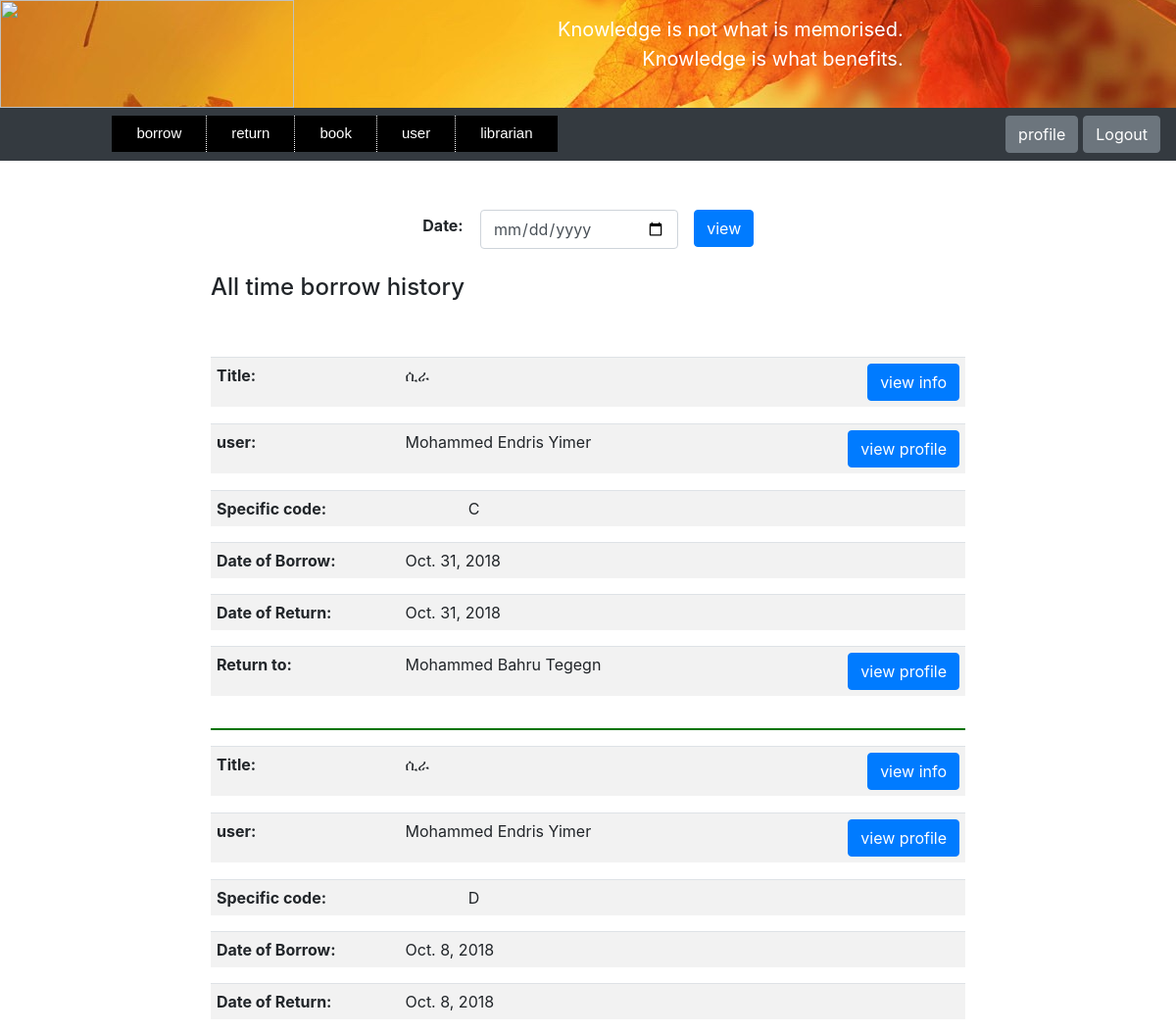
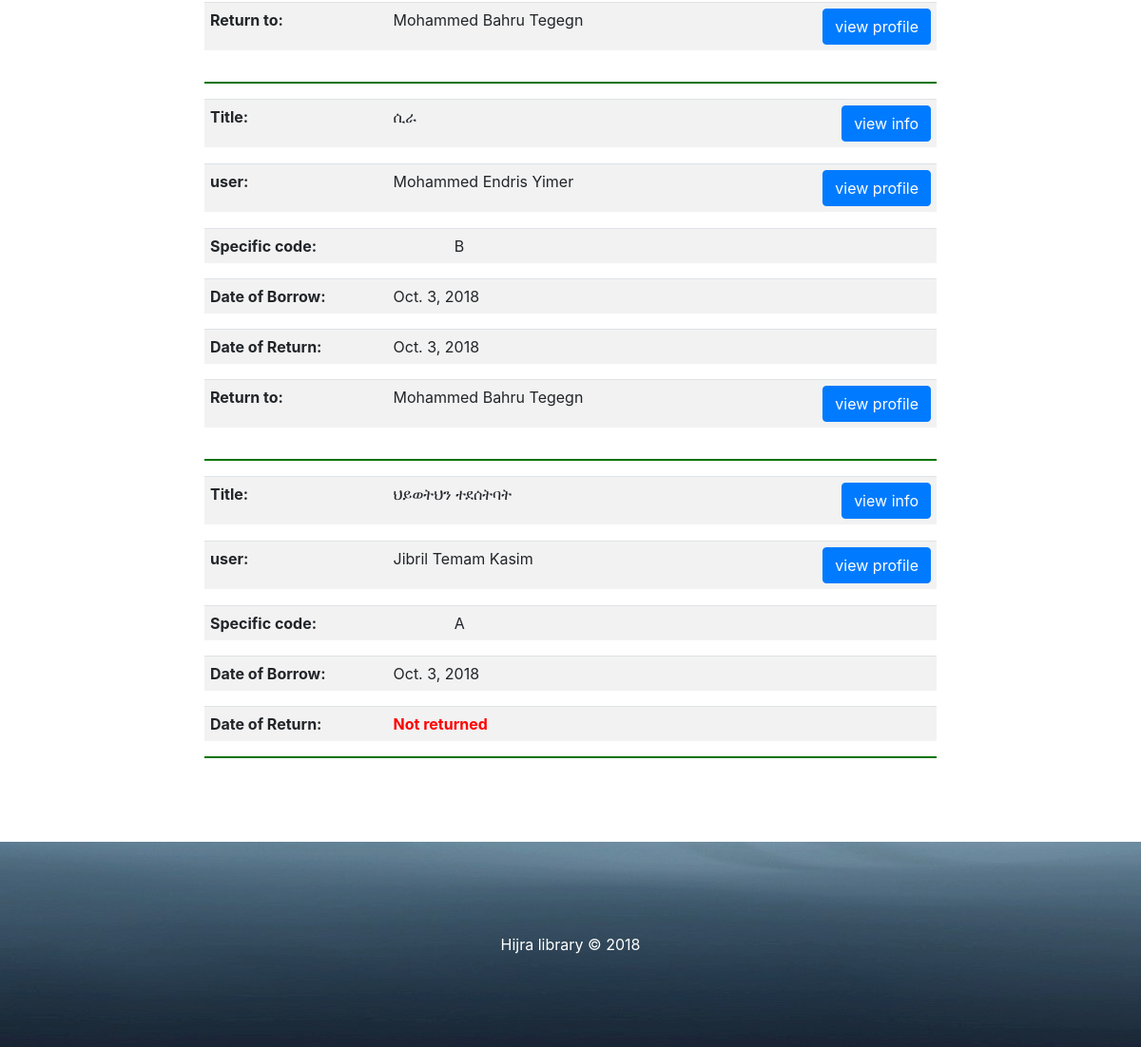
The page /view-book-borrow-by-librarian/ (signed in) on the database its author committed (2 pictures, top to bottom).
### store/models.py (models this page shows, shortened)
class Borrow(models.Model):
    user = models.ForeignKey(User, on_delete=models.CASCADE)
    book = models.ForeignKey(Book, on_delete=models.CASCADE)
    librarian = models.ForeignKey(Librarian, on_delete=models.CASCADE, null=True, blank=True,
                                  related_name='borrow_librarian')
    specific_code = models.CharField(max_length=200)
    borrow_date = models.DateField()
    return_date = models.DateField(blank=True, null=True)
    return_to = models.ForeignKey(Librarian, on_delete=models.CASCADE, null=True, blank=True,
                                  related_name='return_librarian')

class Book(models.Model):
    code = models.CharField(max_length=200, unique=True)
    title = models.CharField(max_length=200)
    author = models.CharField(max_length=200)
    pub_year = models.PositiveSmallIntegerField(null=True, blank=True)
    category = models.ForeignKey(Category, on_delete=models.CASCADE, null=True, blank=True)
    description = models.TextField(blank=True)
    page = models.PositiveIntegerField()
    amount = models.PositiveIntegerField(default=1)
    specific_code = CollectionField(sort=True, unique_items=True, collection_type=set)
    borrow_specific_code = CollectionField(sort=True, unique_items=True, collection_type=set, blank=True)
    image = models.ImageField(upload_to='', blank=True, default='book.png')
    register_date = models.DateField()
    class Meta:
        unique_together = ('title', 'author', 'page')
    def image_tag(self):
        return mark_safe('<img src="%s" width="150" height="150"/>' % self.image.url)
    image_tag.short_description = 'Image'
    image_tag.allow_tags = True

class User(models.Model):
    user_id = models.CharField(max_length=200, blank=True, unique=True)
    name = models.CharField(max_length=200, help_text='Enter user Name')
    middle_name = models.CharField(max_length=200)
    last_name = models.CharField(max_length=200)
    phone_regex = RegexValidator(
        regex=r'^\+?1?\d{10,15}$',
        message='Phone number must be entered in the format : 0987654321 or +251987654321 up to 15 digits allowed'
    )
    phone = models.CharField(validators=[phone_regex], max_length=15)
    year = models.PositiveSmallIntegerField(blank=True, null=True, default=0)
    department = models.CharField(max_length=200, null=True, blank=True)
    email = models.EmailField(blank=True)
    password_regex = RegexValidator(
        regex=r'^\S{6,1024}',
        message='password must be at least 6 character'
    )
    password = models.CharField(validators=[password_regex], max_length=1024)
    password_hint = models.CharField(max_length=200, blank=True)
    sex = models.CharField(max_length=200, choices=(('male', 'male'), ('female', 'female')))
    photo = models.ImageField(blank=True, default='null.png')
    register_date = models.DateField()
    def image_tag(self):
        return mark_safe('<img src="%s" width="150" height="150"/>' % self.photo.url)
    image_tag.short_description = 'Photo'
    image_tag.allow_tags = True

class Librarian(models.Model):
    librarian_id = models.CharField(max_length=200, blank=True, unique=True)
    name = models.CharField(max_length=200)
    middle_name = models.CharField(max_length=200)
    last_name = models.CharField(max_length=200)
    phone_regex = RegexValidator(
        regex=r'^\+?1?\d{10,15}$',
        message='Phone number must be entered in the format : 0987654321 or +251987654321 up to 15 digits allowed'
    )
    phone = models.CharField(validators=[phone_regex], max_length=15)
    year = models.PositiveSmallIntegerField(blank=True, null=True, default=0)
    department = models.CharField(max_length=200, null=True, blank=True)
    email = models.EmailField(blank=True)
    password_regex = RegexValidator(
        regex=r'^\S{6,1024}',
        message='password must be at least 6 character'
    )
    password = models.CharField(validators=[password_regex], max_length=1024)
    password_hint = models.CharField(max_length=200, blank=True)
    sex = models.CharField(max_length=200, choices=(('male', 'male'), ('female', 'female')))
    photo = models.ImageField(blank=True, default='null.png')
    register_date = models.DateField()
    def image_tag(self):
        return mark_safe('<img src="%s" width="150" height="150"/>' % self.photo.url)
    image_tag.short_description = 'Photo'
    image_tag.allow_tags = True

### store/views.py (the view)
# urls.py: path('view-book-borrow-by-librarian/', views.view_book_borrow_by_librarian, name='view_book_borrow_by_librarian'),
def view_book_borrow_by_librarian(request):
    librarian_id = request.session.get('librarian_auth')
    if not librarian_id:
        raise Http404("You are not Logged in")
    librarian = Librarian.objects.get(librarian_id=librarian_id)
    if request.method == "POST":
        form = DateSearchEngine(request.POST)
        if form.is_valid():
            date = request.POST.get('search_date')
            borrow = Borrow.objects.filter(borrow_date=date, librarian=librarian)
            for i in borrow:
                i.book.photo = "Images/" + str(i.book.image)
                i.user.image = "Images/" + str(i.user.photo)
                if i.return_to:
                    i.return_to.image = "Images/" + str(i.return_to.photo)
                    i.delete_borrow = 'false'
                elif i.borrow_date == datetime.now().date():
                    i.delete_borrow = 'true'
                else:
                    i.delete_borrow = 'false'
            return render(request, 'webpages/view_book_borrow_by_librarian.html',
                          {'form': form, 'borrow': borrow, 'date': date})
        return render(request, 'webpages/view_book_borrow_by_librarian.html', {'form': form, 'date': None})
    else:
        form = DateSearchEngine()
        borrow = Borrow.objects.filter(librarian=librarian).order_by('borrow_date').reverse()
        for i in borrow:
            i.book.photo = "Images/" + str(i.book.image)
            i.user.image = "Images/" + str(i.user.photo)
            if i.return_to:
                i.return_to.image = "Images/" + str(i.return_to.photo)
                i.delete_borrow = 'false'
            elif i.borrow_date == datetime.now().date():
                i.delete_borrow = 'true'
            else:
                i.delete_borrow = 'false'
        return render(request, 'webpages/view_book_borrow_by_librarian.html',
                      {'form': form, 'borrow': borrow, 'date': 'All time'})

### store/forms.py (shortened to what this page needs)
class DateSearchEngine(forms.Form):
    search_date = forms.DateField(
        label='Date',
        widget=forms.DateInput(attrs={'type': 'date'}),
    )

### store/models.py (called while the page is built)
    def __str__(self):
        return self.name

### store/templates/webpages/view_book_borrow_by_librarian.html (shortened to what this page needs)
<!DOCTYPE html>
<html lang="en">
<head>
    {% include "webpages/librarian_page.html" %}
    {%load static%}
    {%load filter%}
    {% load widget_tweaks %}
    <link rel="stylesheet" href="{% static 'files/bootstrap/css/bootstrap.css' %}"  type="text/css" >
    <link rel="stylesheet" href="{% static 'files/style5.css' %}"  type="text/css" >
    <link rel="stylesheet" href="{% static 'files/style6.css' %}"  type="text/css" >
    <link rel="stylesheet" href="{% static 'files/style8.css' %}"  type="text/css" >
</head>
    <body>
        <div class = "container col-4">
        <form enctype="multipart/form-data" method="post" novalidate>
            {% for field in form.visible_fields %}
                <table style="width:100%; margin-top:0px;">
                    <tr >
                        <td style="width:20%;" align="center">
                            <strong>{{ field.label_tag }}</strong>
                        </td>
                        <td style="width:55%; vertical-align: top;">
                    {% if form.is_bound %}
                        {% if field.errors %}
                            {% render_field field class="form-control is-invalid" %}
                            {% for  error in field.errors %}
                                <div class="invalid-feedback">
                                    {{ error }}
                                </div>
                            {% endfor %}
                        {% else %}
                            {% render_field field class="form-control is-valid" %}
                        {% endif %}
                    {% else %}
                        {% render_field field class="form-control" %}
                    {% endif %}
                        </td>
                        <td style="width:25%; vertical-align: top;" align="center">
                    <button type="submit" class = "btn btn-primary" > view</button>
                        </td>
                    </tr>
                </table>
            {% endfor %}
        </form>
        </div>
        <div class="container col-8">
            {% if date  %}
                {% if borrow %}
                    <br><h4>{{date}} borrow history</h4><br><br>
                {% else %}
                    <br><h4>There is no borrow history on {{date}}</h4><br>
                {% endif %}
            {% endif %}
        </div>
        {% for i in borrow %}
        <div class="container col-8">
                <table  class="table table-striped">
                    <tr>
                        <td style="width: 25%;"><strong>Title:</strong></td>
                        <td style="width: 50%;">{{i.book.title}} </td>
                        <td style="width: 25%;" align="right">
                            <input type="button"  id ="button-book-{{i.id}}" class="btn btn-primary"  onclick="bookFunction({{i.id}})"
                      value="view info" ></td>
                    </tr>
                </table>
            </div>
            <div class="container col-8">
            </div>
            <div class="container col-8">
                <table  class="table table-striped">
                    <tr>
                        <td style="width: 25%;"><strong>user:</strong></td>
                        <td style="width: 50%;">{{i.user.name}} {{i.user.middle_name}}  {{i.user.last_name}}</td>
                        <td style="width: 25%;" align="right">
                            <input type="button"  id ="button-{{i.id}}" class="btn btn-primary"  onclick="myFunction({{i.id}})"
                      value="view profile" ></td>
                    </tr>
                </table>
            </div>
            <div class="container col-8">
            </div>
            <div class="container col-8">
                <table  class="table table-striped">
                    <tr>
                        <td style="width: 25%;"><strong>Specific code:</strong></td>
                        <td style="width: 50%;">{{i.specific_code}}</td>
                    </tr>
                </table>
            </div>
            {% if date == 'All time' %}
                <div class="container col-8">
                <table  class="table table-striped">
                    <tr>
                        <td style="width: 25%;"><strong>Date of Borrow:</strong></td>
                        <td style="width: 75%;">{{i.borrow_date}} </td>
                    </tr>
                </table>
                </div>
            {% endif %}
            <div class="container col-8">
                <table  class="table table-striped">
                    <tr>
                        <td style="width: 25%;"><strong>Date of Return:</strong></td>
                        {% if i.return_date %}
                            <td style="width: 75%;">{{i.return_date}} </td>
                        {% else %}
                            <td style="color:red;width: 75%;"><strong>Not returned</strong>
                        {% endif %}
                    </tr>
                </table>
            </div>
            {% if i.return_date %}
                {% if i.return_to %}
                <div class="container col-8">
                        <table  class="table table-striped">
                            <tr>
                                <td style="width: 25%;"><strong>Return to:</strong></td>
                                <td style="width: 50%;">{{i.return_to.name}} {{i.return_to.middle_name}}  {{i.return_to.last_name}}</td>
                                <td style="width: 25%;" align="right">
                                    <input type="button"  id ="button5-{{i.id}}" class="btn btn-primary"  onclick="returnLibrarianFun({{i.id}})"
                                        value="view profile" style="margin-left:15px;"></td>
                            </tr>
                        </table>
                </div>
                <div class="container col-8">
                </div>
                {% endif %}
            {% endif %}
        <div class="container col-8"><hr></div>
        {% endfor %}
    </body>
    <footer>
        {% include "webpages/footer.html" %}
    </footer>
</html>

### store/static/files/style3.css (style rules this page uses)
a.butt:link, a.back:visited, { background-color: #11aa44; color: white; }
table, th, td { border: 1px solid black; }

### store/static/files/style6.css (style rules this page uses)
.table-striped>tbody>tr>td { padding:6px; text-font:8px; }
hr { background-color: green; border-width:2px; }

### rows shown on the page
Borrow: book "ሲራ", user.name "Mohammed", user.middle_name "Endris", user.last_name "Yimer", specific_code "C", borrow_date "Oct. 31, 2018", return_date "Oct. 31, 2018", return_to.name "Mohammed", return_to.middle_name "Bahru", return_to.last_name "Tegegn"
Borrow: book "ሲራ", user.name "Mohammed", user.middle_name "Endris", user.last_name "Yimer", specific_code "D", borrow_date "Oct. 8, 2018", return_date "Oct. 8, 2018", return_to.name "Mohammed", return_to.middle_name "Bahru", return_to.last_name "Tegegn"
Borrow: book "ሲራ", user.name "Mohammed", user.middle_name "Endris", user.last_name "Yimer", specific_code "B", borrow_date "Oct. 3, 2018", return_date "Oct. 3, 2018", return_to.name "Mohammed", return_to.middle_name "Bahru", return_to.last_name "Tegegn"
Borrow: book "ህይወትህን ተደሰትባት", user.name "Jibril", user.middle_name "Temam", user.last_name "Kasim", specific_code "A", borrow_date "Oct. 3, 2018", shows "Not returned"

### other values the page prints
{{ field.label_tag }} "Date:"
{{ date }} "All time"
